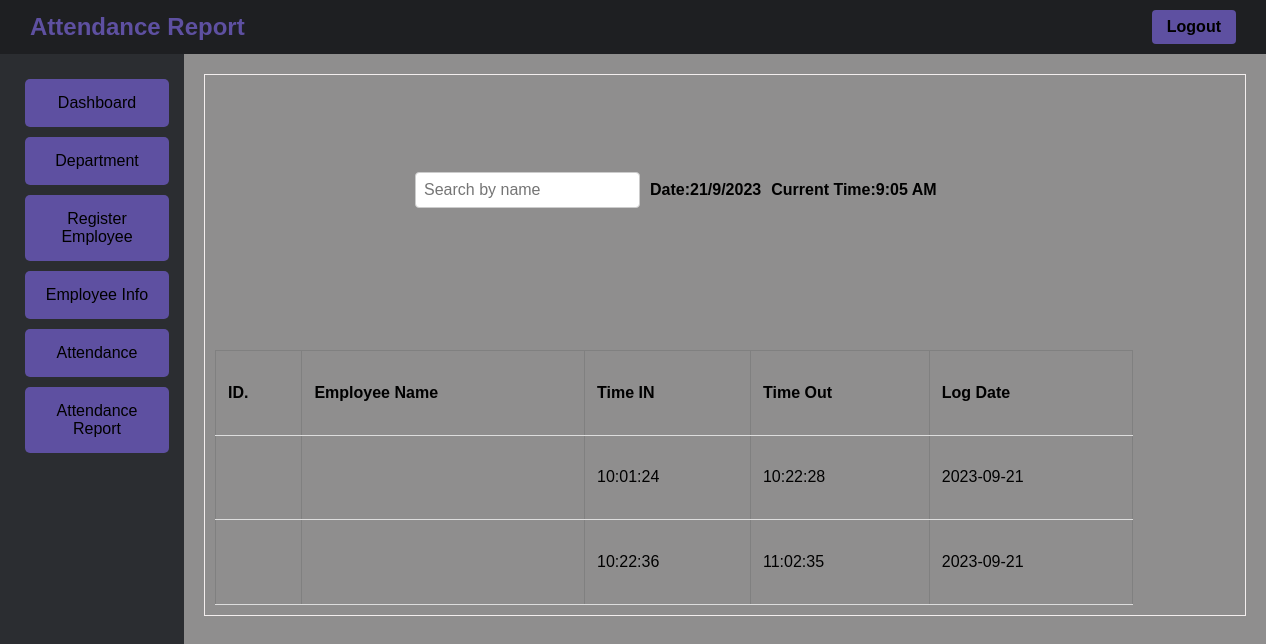
The page /admin/empAttendance.php (signed in) on the database its author committed.
### tables this page shows
CREATE TABLE `scan_records` (
  `atten_id` int(11) NOT NULL,
  `emp_id` int(15) NOT NULL,
  `qr_code` varchar(250) NOT NULL,
  `time_in` varchar(250) NOT NULL,
  `time_out` varchar(250) DEFAULT NULL,
  `logdate` date NOT NULL
);

### admin/empAttendance.php (the view, shortened to what this page needs)
<?php
    include '../database/dbconnect.php';
?>
<!DOCTYPE html>
<html>
<head>
    <link rel="stylesheet" type="text/css" href="../style/base.css">
</head>
<body>
    <div class="nav">
        <div class="admin-title">Attendance Report</div>
        <div class="logout"><a href="logout.php">Logout</a></div>
    </div>
    <div class="container">
        <div class="side_panel">
            <div class="spanel_button"><a href="dashboard.php">Dashboard</a></div>
            <div class="spanel_button"><a href="department.php">Department</a></div>
            <div class="spanel_button"><a href="empReg.php">Register Employee</a></div>
            <div class="spanel_button"><a href="empInfo.php">Employee Info</a></div>
            <div class="spanel_button"><a href="scan.php">Attendance</a></div>
            <div class="spanel_button"><a href="empAttendance.php">Attendance Report</a></div>
        </div>
        <div class="second">
            <div class="box">
            <div class="search-container">
                    <input type="text" id="searchInput" onkeyup="searchTable()" placeholder="Search by name">
                    <div class="date-container">
                    Date: <span id="date"><?php echo date('d/m/Y'); ?></span>
                    </div>
                    <div class="time-container">
                    Current Time: <span id="currentTime"><?php echo date('h:i A'); ?></span>
                    </div>
                </div>
                <?php
                   $sql ="SELECT * FROM scan_records LEFT JOIN emp_info ON scan_records.emp_id=emp_info.emp_id" or die("failed to query database".mysqli_error());
                    $result = mysqli_query($conn, $sql) or die("Query Unsuccessfull");
                    if(mysqli_num_rows($result) > 0){
                ?>
                <table border="1">
					<thread>
						<tr>
							<th>ID.</th>
							<th>Employee Name</th>
							<th>Time IN</th>
							<th>Time Out</th>
							<th>Log Date</th>
						</tr>
					</thread>
					<tbody>
                        <?php
                           while ($row = $result->fetch_assoc()){
                        ?>
                        <tr>
                            <td><?php echo $row['emp_id'];?></td>
                            <td><?php echo $row['emp_name'];?></td>
                            <td><?php echo $row['time_in'];?></td>
                            <td><?php echo $row['time_out'];?></td>
                            <td><?php echo $row['logdate'];?></td>
                        </tr>
                        <?php } ?>
                    </tbody>
                </table>
                <?php }else{
                    echo "<h2>No Record Found</h2>";
                } ?>
            </div>
        </div>
    </div>
</body>
</html>

### style/base.css (style rules this page uses)
body { font-family: Arial, sans-serif; margin: 0; padding: 0; display: flex; flex-direction: column; }
.nav { background-color: #1e1f22; padding: 10px; display: flex; align-items: center; justify-content: space-between; }
.admin-title { color: #5e50a1; font-size: 24px; font-weight: bold; padding: 0px 20px; }
.container { width: 100vw; height: 100vh; display: flex; flex-direction: row; }
.side_panel { background-color:#2B2D31; width: 200px; padding: 20px; list-style-type: none; text-decoration: none; display: flex; flex-direction: column; align-items: flex-start; justify-content: flex-start; }
.second { flex: 1; background-color:rgb(143, 142, 142); display: flex; flex-wrap: wrap; padding: 20px; }
.box { height: 65vh; width: 1020px; position: relative; border: 1px solid rgb(243, 238, 238); display: flex; flex-wrap: wrap; padding: 10px; }
.spanel_button { margin: 5px; background-color: #5e50a1; border: 1px solid gray; width: 100%; border: none; text-align: center; border-radius: 5px; cursor: pointer; transition: background-color 0.3s; }
.spanel_button a { display: block; color: black; text-decoration: none; font-size: 16px; padding: 10px 15px; margin: 5px; border-radius: 4px; transition: background-color 0.3s ease; }
.logout { background-color: #5e50a1; color: #4ebcfc; padding: 8px 15px; border: none; border-radius: 4px; cursor: pointer; font-weight: bold; transition: background-color 0.3s ease; margin-right: 20px; }
.logout a { color: black; text-decoration: none; }

### admin/empAttendance.php (style rules this page uses)
.search-container { display: flex; align-items: center; justify-content: flex-start; height: 50px; margin: 80px 0px 10px 200px; }
.search-container input[type="text"] { padding: 8px; border: 1px solid #ccc; border-radius: 4px; font-size: 16px; margin-right: 10px; }
.date-container { display: flex; align-items: center; justify-content: flex-start; font-weight: bold; }
.time-container { display: flex; align-items: center; justify-content: flex-start; font-weight: bold; margin-left: 10px; }
table { border-collapse: collapse; width: 90%; }
th, td { padding: 12px; text-align: left; border-bottom: 1px solid #ddd; height: 2px; }

### rows shown on the page
scan_records: time_in "10:01:24", time_out "10:22:28", logdate "2023-09-21"
scan_records: time_in "10:22:36", time_out "11:02:35", logdate "2023-09-21"
